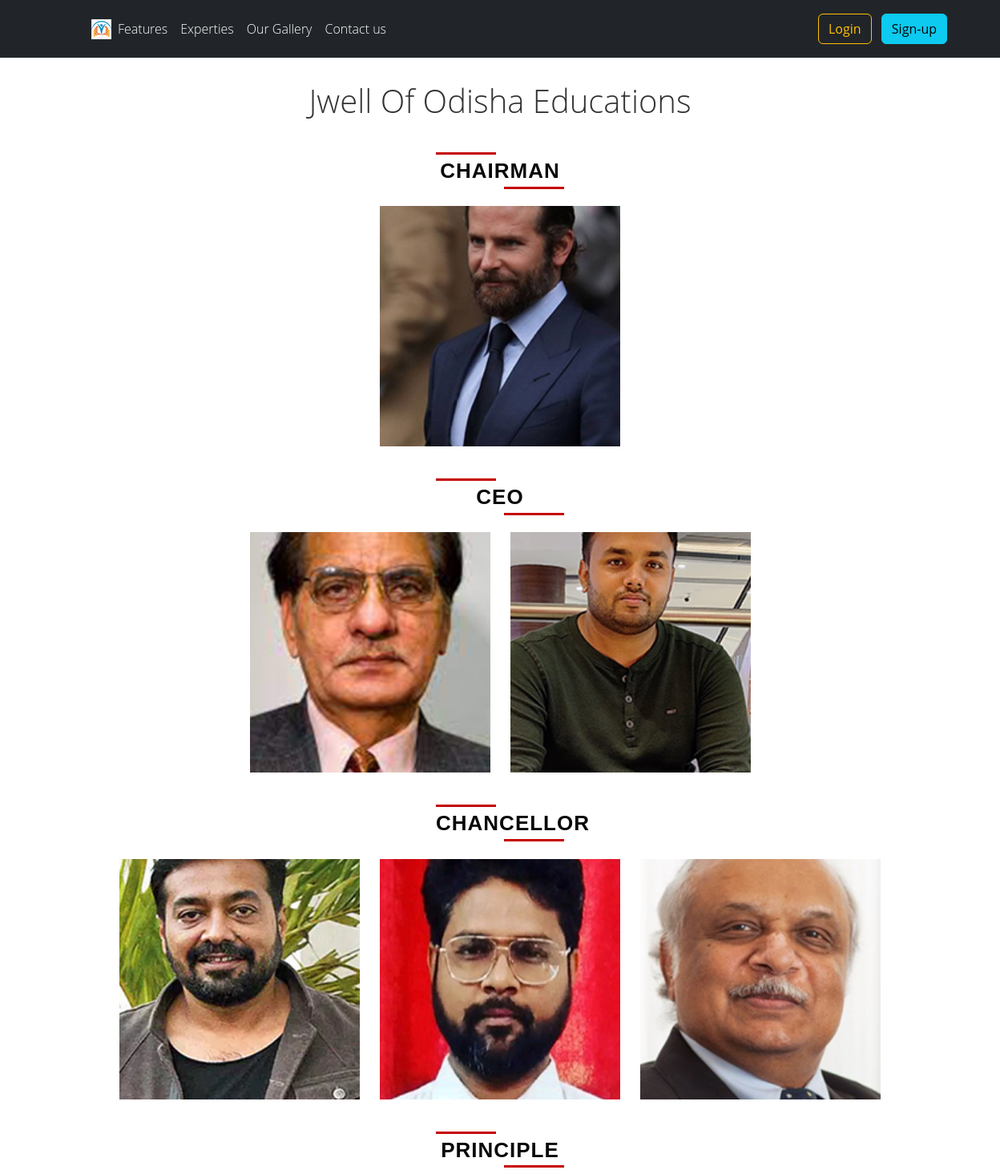
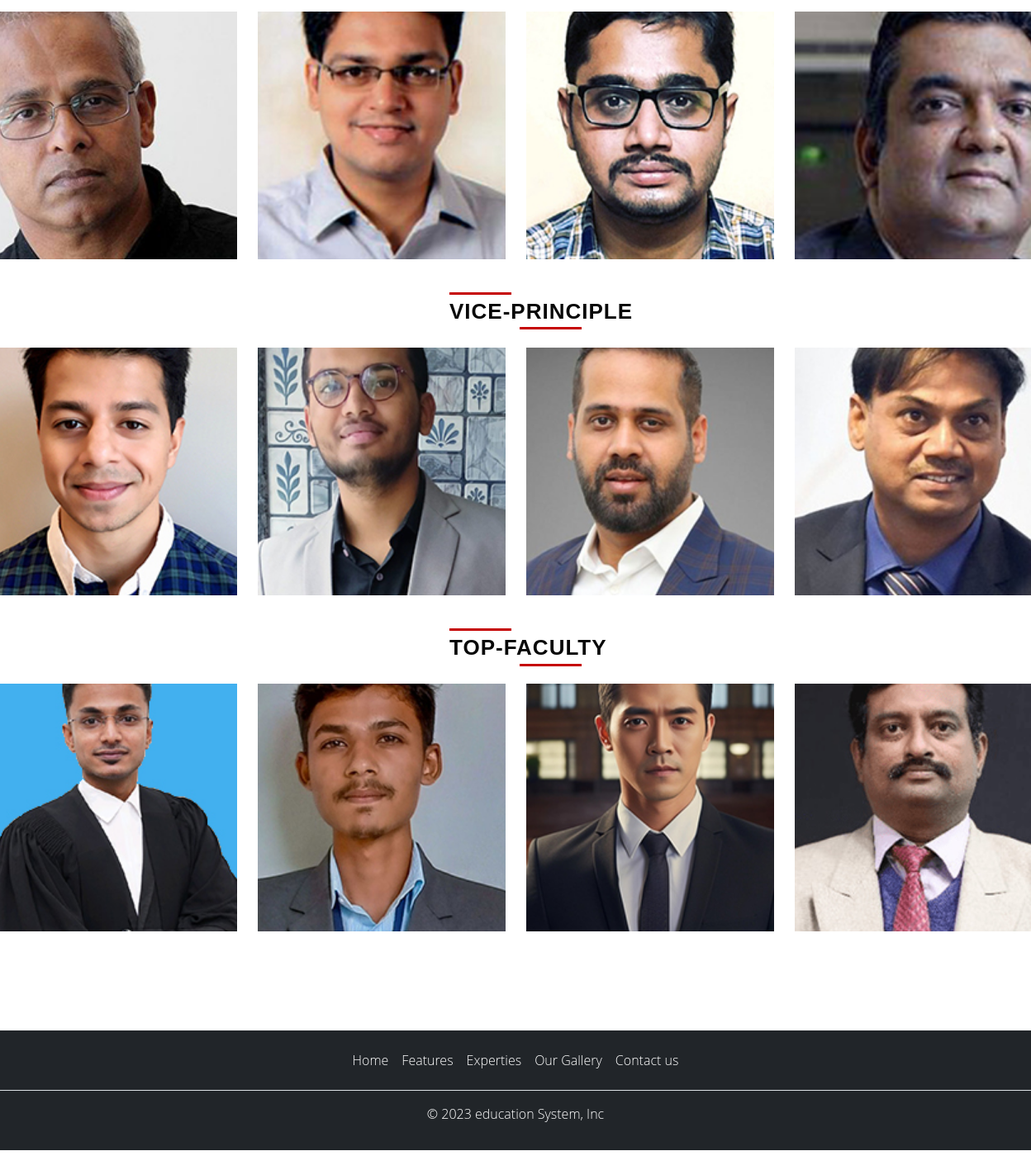
The page /experties on the database its author committed (2 pictures, top to bottom).
### mysite/models.py (models this page shows, shortened)
class all_experties(models.Model):
    firstname=models.CharField(max_length=20)
    lastname=models.CharField(max_length=20)
    designation=models.CharField(max_length=200)
    email=models.EmailField(max_length=20,unique=True)
    image=models.ImageField(upload_to='images')

class all_experties_ceo(models.Model):
    firstname=models.CharField(max_length=20)
    lastname=models.CharField(max_length=20)
    designation=models.CharField(max_length=200)
    email=models.EmailField(max_length=20,unique=True)
    image=models.ImageField(upload_to='images')
    message = models.CharField(max_length=1000)

class all_experties_chanc(models.Model):
    firstname=models.CharField(max_length=20)
    lastname=models.CharField(max_length=20)
    designation=models.CharField(max_length=200)
    email=models.EmailField(max_length=20,unique=True)
    image=models.ImageField(upload_to='images')
    message = models.CharField(max_length=1000)

class all_experties_prince(models.Model):
    firstname=models.CharField(max_length=20)
    lastname=models.CharField(max_length=20)
    designation=models.CharField(max_length=200)
    email=models.EmailField(max_length=20,unique=True)
    image=models.ImageField(upload_to='images')
    message = models.CharField(max_length=1000)

class all_experties_vice(models.Model):
    firstname=models.CharField(max_length=20)
    lastname=models.CharField(max_length=20)
    designation=models.CharField(max_length=200)
    email=models.EmailField(max_length=20,unique=True)
    image=models.ImageField(upload_to='images')
    message = models.CharField(max_length=1000)

class all_experties_fact(models.Model):
    firstname=models.CharField(max_length=20)
    lastname=models.CharField(max_length=20)
    designation=models.CharField(max_length=200)
    email=models.EmailField(max_length=20,unique=True)
    image=models.ImageField(upload_to='images')
    message = models.CharField(max_length=1000)

### mysite/views.py (the view)
# urls.py: path('experties',anoviews.experties,name='experties'),
def experties(request):
    obj=all_experties.objects.all()
    obj1=all_experties_ceo.objects.all()
    obj2=all_experties_chanc.objects.all()
    obj3=all_experties_prince.objects.all()
    obj4=all_experties_vice.objects.all()
    obj5=all_experties_fact.objects.all()
    data={
         'all_experties':obj,
         'experties_ceo':obj1,
         'experties_chance':obj2,
         'experties_prince':obj3,
         'experties_vice':obj4,
         'experties_fact':obj5
    }
    return render(request,'experties.html',data)

### mysite/templates/experties.html (shortened to what this page needs)
{% extends 'include/base.html' %}
{% block childblock %}
{% load static %}
<!DOCTYPE html>
<html lang="en">
<head>
    <link rel="stylesheet" href="{% static 'css/experties.css' %}"/>
    <link rel="stylesheet" href="{% static 'js/experties.js' %}"/>
</head>
<body>
<center><h1>Jwell Of Odisha Educations</h1></center>
{% for all in all_experties %}
<div class="twelve">
  <h3>{{all.designation }}</h3>
</div>
<div class="hover03 column">
  <div>
    <figure><a href="{% url 'chair_experties' all.id %}"><img src="{{ all.image.url }}" /></a></figure>
  </div>
</div>
{% endfor %}
<div class="twelve">
  <h3>CEO</h3>
</div>
<div class="hover03 column">
  {% for ceos in experties_ceo %}
    <div>
      <figure><a href="{% url 'ceo_experties' ceos.id %}"><img src="{{ ceos.image.url }}" /></a></figure>
    </div>
    {% endfor%}
</div>
<div class="twelve">
  <h3>CHANCELLOR</h3>
</div>
<div class="hover03 column">
  {% for chan in experties_chance %}
    <div>
      <figure><a href="{%url 'chanc_experties' chan.id %}"><img src="{{ chan.image.url }}" /></a></figure>
    </div>
    {% endfor %}
</div>
<div class="twelve">
  <h3>PRINCIPLE</h3>
</div>
  <div class="hover03 column">
    {% for exprin in experties_prince %}
      <div>
        <figure><a href="{% url 'princ_experties' exprin.id %}"><img src="{{ exprin.image.url }}" /></a></figure>
      </div>
      {% endfor %}
  </div>
<div class="twelve">
  <h3>VICE-PRINCIPLE</h3>
</div>
<div class="hover03 column">
  {% for vice in experties_vice %}
  <div>
    <figure><a href="{% url 'vprinc_experties' vice.id %}"><img src="{{ vice.image.url }}" /></a></figure>
  </div>
  {% endfor %}
</div>
<div class="twelve">
  <h3>TOP-FACULTY</h3>
</div>
<div class="hover03 column">
  {%  for fact in experties_fact%}
    <div>
      <figure><a href="{% url 'fact_experties' fact.id %}"><img src="{{ fact.image.url }}" /></a></figure>
    </div>
   {% endfor %}
</div>
<br><br><br><br>
</body>
</html>
{% endblock %}

### mysite/templates/include/base.html
{% load static %}
{% include 'include/header.html' %}
{% block childblock %}
{% endblock %}
{% include 'include/footer.html' %}

### mysite/templates/include/header.html (shortened to what this page needs)
{% load static %}
<!DOCTYPE html>
<head>
    <link href="https://cdn.jsdelivr.net/npm/bootstrap@5.3.2/dist/css/bootstrap.min.css" rel="stylesheet">
    <link rel="stylesheet" href="{% static 'css/header.css' %}">
  </head>
<body>
<div class=>
    <header class="p-3 text-bg-dark">
        <div class="container">
          <div class="d-flex flex-wrap align-items-center justify-content-center justify-content-lg-start">
            <a href="/" class=" mb-2 mb-lg-0 text-white text-decoration-none">
<svg class="bi me-2" width="40" height="32" role="img"  aria-label="Bootstrap" ><use  a href="hompage">
  <img src="{% static 'image/logo.png' %}" alt="logo"></use></svg>
            </a>
            <ul class="nav col-12 col-lg-auto me-lg-auto mb-2 justify-content-center mb-md-0 ">
              <li><a href="features" class="nav-link px-2 text-white">Features</a></li>
              <li><a href="experties" class="nav-link px-2 text-white">Experties</a></li>
              <li><a href="gallery" class="nav-link px-2 text-white">Our Gallery</a></li>
              <li><a href="contactus" class="nav-link px-2 text-white">Contact us</a></li>
            </ul>
            <div class="text-end">
              <a href="login"><button  type="button" class="btn btn-outline-warning me-2">Login</button></a>
              <a href="signup"><button type="button" class="btn btn-info">Sign-up</button></a>
            </div>
          </div>
        </div>
      </header>

### mysite/templates/include/footer.html
{% load static %}
<footer class="py-3 my-4 text-bg-dark ">
    <ul class="nav justify-content-center border-bottom pb-3 mb-3">
      <li class="nav-item "><a href="homepage" class="nav-link px-2  text-white" >Home</a></li>
      <li class="nav-item"><a href="features" class="nav-link px-2 text-white">Features</a></li>
      <li class="nav-item"><a href="experties" class="nav-link px-2 text-white">Experties</a></li>
      <li class="nav-item"><a href="gallery" class="nav-link px-2 text-white">Our Gallery</a></li>
      <li class="nav-item"><a href="contactus" class="nav-link px-2 text-white">Contact us</a></li>
    </ul>
    <p class="text-center text-white">© 2023 education System, Inc</p>
  </footer>
  </body>
</html>

### mysite/static/css/experties.css (style rules this page uses)
body { color: #333; font-family: 'Open Sans', sans-serif; font-weight: 300; }
h1, h1+p { margin: 30px 15px 0; font-weight: 300; }
.column { margin: 15px 15px 0; padding: 0; display: flex; justify-content: center; align-items: center; }
.column::after { content: ''; clear: both; display: block; }
.column div { position: relative; width: 300px; height: 300px; margin: 0 0 0 25px; padding: 0; background-color: #444; }
.column div:first-child { margin-left: 0; }
figure { width: 300px; height: 300px; margin: 0; padding: 0; background: #fff; overflow: hidden; }
.hover03 figure img { -webkit-transform: scale(1.5); transform: scale(1.5); -webkit-transition: .3s ease-in-out; transition: .3s ease-in-out; }

### mysite/templates/experties.html (style rules this page uses)
h3 { position: relative; padding: 0; margin: 0; font-family: "Raleway", sans-serif; font-weight: 300; font-size: 40px; color: #080808; -webkit-transition: all 0.4s ease 0s; -o-transition: all 0.4s ease 0s; transition: all 0.4s ease 0s; }
.twelve { margin-top: 40px; }
.twelve h3 { font-size:26px; font-weight:700; letter-spacing:1px; text-transform:uppercase; width:160px; text-align:center; margin:auto; white-space:nowrap; padding-bottom:13px; }
.twelve h3:before { background-color: #c50000; content: ''; display: block; height: 3px; width: 75px; margin-bottom: 5px; }
.twelve h3:after { background-color: #c50000; content: ''; display: block; position:absolute; right:0; bottom:0; height: 3px; width: 75px; margin-bottom: 0.25em; }

### rows shown on the page
all_experties: designation "CHAIRMAN", image (picture)
all_experties_ceo: image (picture)
all_experties_ceo: image (picture)
all_experties_chanc: image (picture)
all_experties_chanc: image (picture)
all_experties_chanc: image (picture)
all_experties_prince: image (picture)
all_experties_prince: image (picture)
all_experties_prince: image (picture)
all_experties_prince: image (picture)
all_experties_vice: image (picture)
all_experties_vice: image (picture)
all_experties_vice: image (picture)
all_experties_vice: image (picture)
all_experties_fact: image (picture)
all_experties_fact: image (picture)
all_experties_fact: image (picture)
all_experties_fact: image (picture)
